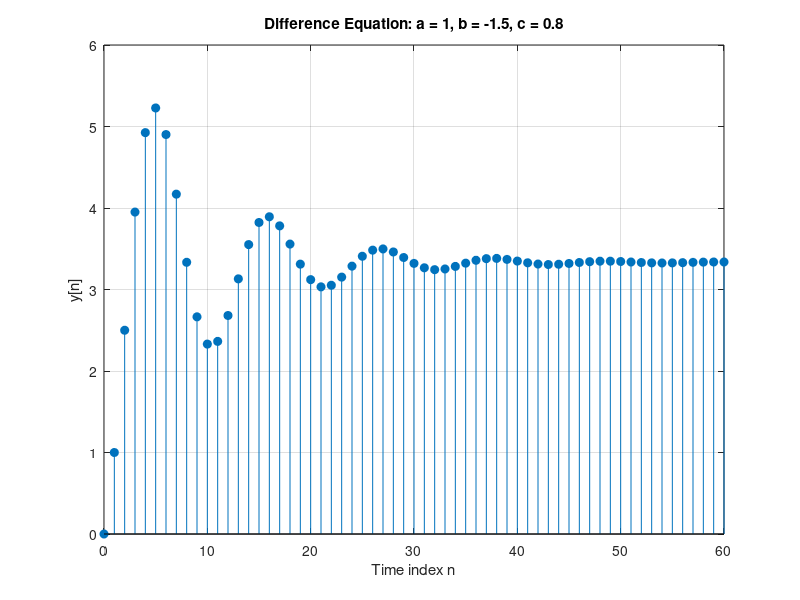
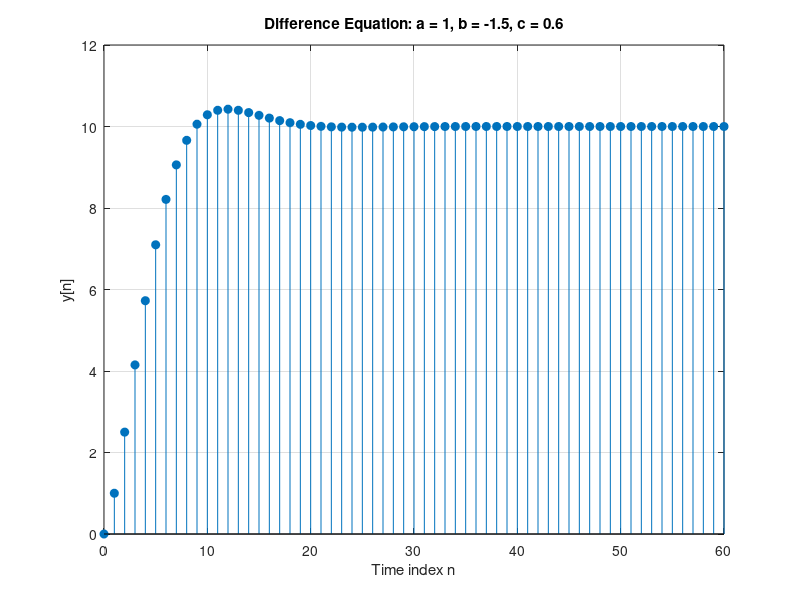
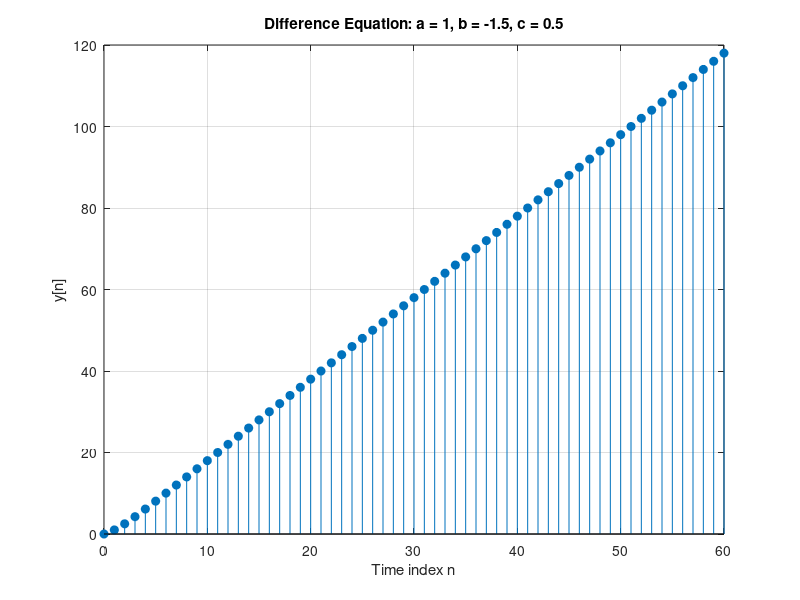

Write the MATLAB code that produced these figures, in order.
% Second order system:
% y[n] = ax[n] + by[n-1] + cy[n-2]

% Assignment 1B, p.2

% Use Matlab to generate the discrete feedback systems
% with different parameters a, b and c, plot results.

% The system described in the block diagram is described by the following
% difference eqation
% y[n] = a · x[n] − a · b · y[n − 1] − a · c · y[n − 2]

% Defining parameters
n = 0:60;
y = [0 ones(1, length(n)-1)]; % First value is 0, rest are ones
x = ones(1, length(n));

% V1
a = 1;
b = -1.5;
c = 0.8;
for k = 3:length(n)
y(k) = a*x(k) - a*b*y(k-1) - a*c*y(k-2); % corrected equation based on diagram
end

% Plot
figure(1)
stem(n, y, 'filled');
title(['Difference Equation: a = ', num2str(a), ', b = ', num2str(b), ', c = ', num2str(c),]);
xlabel('Time index n');
ylabel('y[n]');
grid on;

%V2
a = 1;
b = -1.5;
c = 0.6;
for k = 3:length(n)
y(k) = a*x(k) - a*b*y(k-1) - a*c*y(k-2); % corrected equation based on diagram
end

% Plot
figure(2)
stem(n, y, 'filled');
title(['Difference Equation: a = ', num2str(a), ', b = ', num2str(b), ', c = ', num2str(c),]);
xlabel('Time index n');
ylabel('y[n]');
grid on;

%V3
a = 1;
b = -1.5;
c = 0.5;
for k = 3:length(n)
y(k) = a*x(k) - a*b*y(k-1) - a*c*y(k-2); % corrected equation based on diagram
end

% Plot
figure(3)
stem(n, y, 'filled');
title(['Difference Equation: a = ', num2str(a), ', b = ', num2str(b), ', c = ', num2str(c),]);
xlabel('Time index n');
ylabel('y[n]');
grid on;